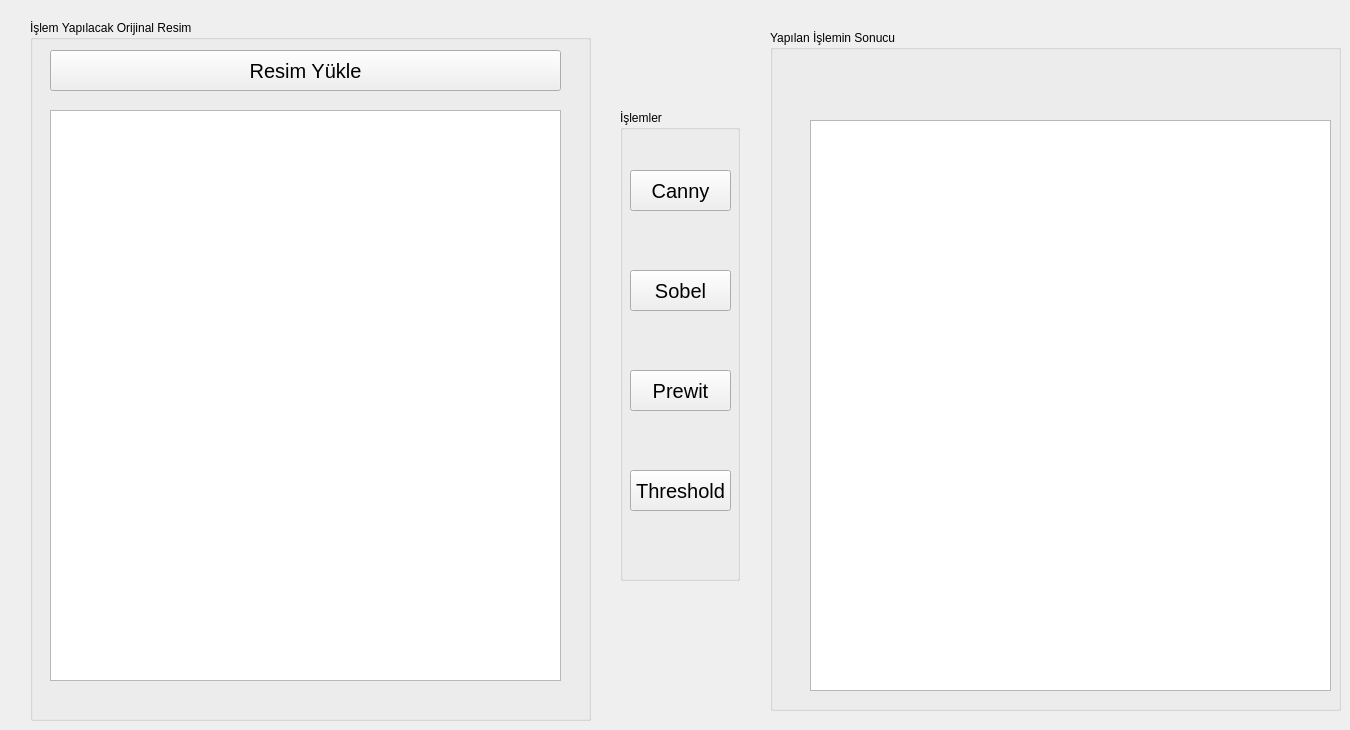
   <widget class="QWidget" name="tab_13">
    <attribute name="title">
     <string>Filtreleme</string>
    </attribute>
    <widget class="QGroupBox" name="groupBox_3">
     <property name="geometry">
      <rect>
       <x>30</x>
       <y>20</y>
       <width>561</width>
       <height>701</height>
      </rect>
     </property>
     <property name="title">
      <string>İşlem Yapılacak Orijinal Resim </string>
     </property>
     <widget class="QGraphicsView" name="gvFiltreYuklenen">
      <property name="geometry">
       <rect>
        <x>20</x>
        <y>90</y>
        <width>511</width>
        <height>571</height>
       </rect>
      </property>
     </widget>
     <widget class="QPushButton" name="btnResimYukle2">
      <property name="geometry">
       <rect>
        <x>20</x>
        <y>30</y>
        <width>511</width>
        <height>41</height>
       </rect>
      </property>
      <property name="font">
       <font>
        <pointsize>15</pointsize>
       </font>
      </property>
      <property name="text">
       <string>Resim Yükle</string>
      </property>
     </widget>
    </widget>
    <widget class="QGroupBox" name="groupBox_4">
     <property name="geometry">
      <rect>
       <x>620</x>
       <y>110</y>
       <width>120</width>
       <height>471</height>
      </rect>
     </property>
     <property name="title">
      <string>İşlemler</string>
     </property>
     <widget class="QPushButton" name="btnCanny">
      <property name="geometry">
       <rect>
        <x>10</x>
        <y>60</y>
        <width>101</width>
        <height>41</height>
       </rect>
      </property>
      <property name="font">
       <font>
        <pointsize>15</pointsize>
       </font>
      </property>
      <property name="text">
       <string>Canny</string>
      </property>
     </widget>
     <widget class="QPushButton" name="btnSobel">
      <property name="geometry">
       <rect>
        <x>10</x>
        <y>160</y>
        <width>101</width>
        <height>41</height>
       </rect>
      </property>
      <property name="font">
       <font>
        <pointsize>15</pointsize>
       </font>
      </property>
      <property name="text">
       <string>Sobel</string>
      </property>
     </widget>
     <widget class="QPushButton" name="btnPrewit">
      <property name="geometry">
       <rect>
        <x>10</x>
        <y>260</y>
        <width>101</width>
        <height>41</height>
       </rect>
      </property>
      <property name="font">
       <font>
        <pointsize>15</pointsize>
       </font>
      </property>
      <property name="text">
       <string>Prewit</string>
      </property>
     </widget>
     <widget class="QPushButton" name="btnTreshold">
      <property name="geometry">
       <rect>
        <x>10</x>
        <y>360</y>
        <width>101</width>
        <height>41</height>
       </rect>
      </property>
      <property name="font">
       <font>
        <pointsize>15</pointsize>
       </font>
      </property>
      <property name="text">
       <string>Threshold</string>
      </property>
     </widget>
    </widget>
    <widget class="QGroupBox" name="groupBox_8">
     <property name="geometry">
      <rect>
       <x>770</x>
       <y>30</y>
       <width>571</width>
       <height>681</height>
      </rect>
     </property>
     <property name="title">
      <string>Yapılan İşlemin Sonucu</string>
     </property>
     <widget class="QGraphicsView" name="gvFiltreIslem">
      <property name="geometry">
       <rect>
        <x>40</x>
        <y>90</y>
        <width>521</width>
        <height>571</height>
       </rect>
      </property>
     </widget>
    </widget>
   </widget>
